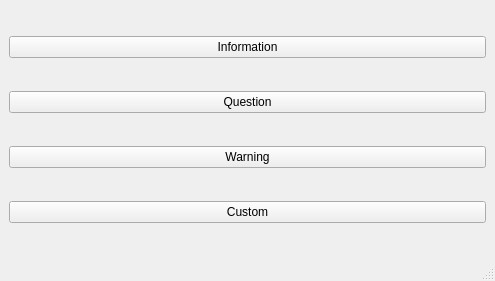
<?xml version="1.0" encoding="UTF-8"?>
<ui version="4.0">
 <class>MainWindow</class>
 <widget class="QMainWindow" name="MainWindow">
  <property name="geometry">
   <rect>
    <x>0</x>
    <y>0</y>
    <width>495</width>
    <height>281</height>
   </rect>
  </property>
  <property name="windowTitle">
   <string>MainWindow</string>
  </property>
  <widget class="QWidget" name="centralwidget">
   <layout class="QVBoxLayout" name="verticalLayout">
    <item>
     <widget class="QPushButton" name="info">
      <property name="text">
       <string>Information</string>
      </property>
     </widget>
    </item>
    <item>
     <widget class="QPushButton" name="question">
      <property name="text">
       <string>Question</string>
      </property>
     </widget>
    </item>
    <item>
     <widget class="QPushButton" name="warning">
      <property name="text">
       <string>Warning</string>
      </property>
     </widget>
    </item>
    <item>
     <widget class="QPushButton" name="custom">
      <property name="text">
       <string>Custom</string>
      </property>
     </widget>
    </item>
   </layout>
  </widget>
  <widget class="QMenuBar" name="menubar">
   <property name="geometry">
    <rect>
     <x>0</x>
     <y>0</y>
     <width>495</width>
     <height>22</height>
    </rect>
   </property>
  </widget>
  <widget class="QStatusBar" name="statusbar"/>
 </widget>
 <resources/>
 <connections/>
</ui>
